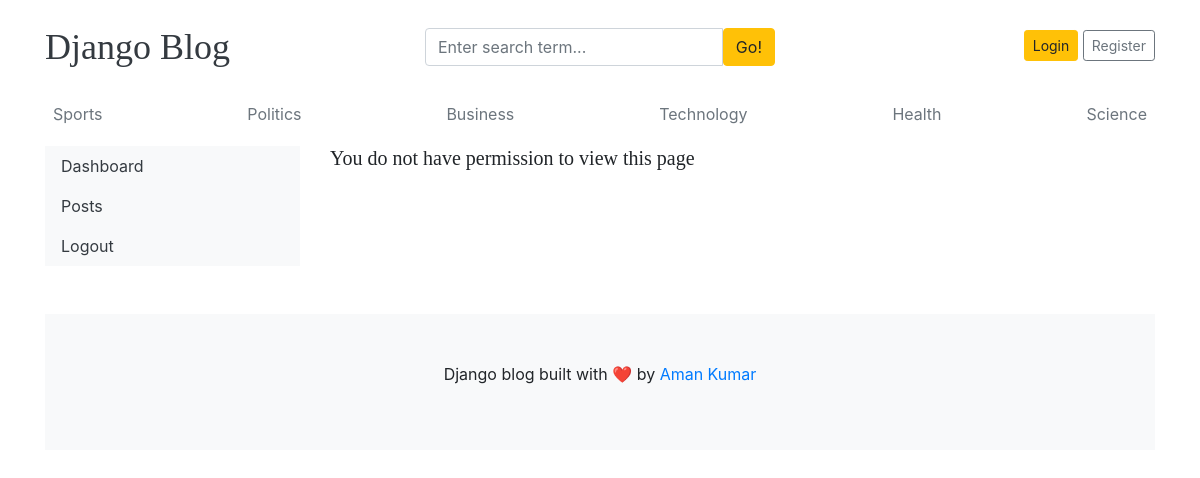
The page /dashboard/categories/add/ on the database its author committed.
### blogs/models.py (models this page shows, shortened)
class Category(models.Model):
    category_name = models.CharField(max_length=50) # Remove unique=True here if using constraints below
    created_at = models.DateTimeField(auto_now_add=True)
    updated_at = models.DateTimeField(auto_now=True)
    class Meta:
        verbose_name_plural = 'categories'
        constraints = [
            models.UniqueConstraint(
                Lower('category_name'),
                name='unique_category_name_ci',
                violation_error_message="This category already exists."
            )
        ]

### dashboards/views.py (the view)
# urls.py: path('categories/add/', views.add_category, name='add_category'),
def add_category(request):
    if request.method == 'POST':
        form = CategoryForm(request.POST)
        if form.is_valid():  # ← Notice the parentheses ()
            try:
                category = form.save()  # Save and capture the created object
                messages.success(
                    request,
                    f'Category "{category.category_name}" added successfully!'
                )
                return redirect('categories')
            except IntegrityError as e:
                error_str = str(e)
                if 'unique_category_name_ci' in error_str:
                    form.add_error(
                        'category_name',  # Field name to attach error to
                        'This category already exists (case-insensitive match).'
                    )
                    messages.error(
                        request,
                        'A category with this name already exists!'
                    )
                else:
                    form.add_error(
                        None,  # None means it's a general form error
                        'Unable to save category. Please try again.'
                    )
                    messages.error(
                        request,
                        'An unexpected database error occurred.'
                    )
            except Exception as e:
                form.add_error(
                    None,
                    f'An unexpected error occurred: {str(e)}'
                )
                messages.error(request, 'Something went wrong. Please try again.')
        else:
            messages.error(request, 'Please correct the errors below.')
    else:
        form = CategoryForm()
    context = {
        'form': form,  # Form object (may contain errors)
    }
    return render(request, 'dashboard/add_category.html', context)

### dashboards/forms.py
class CategoryForm(forms.ModelForm):
    class Meta:
        model = Category
        fields = '__all__'

### blogs/context_processors.py (called while the page is built)
def get_categories(request):
    categories = Category.objects.all()
    return dict(categories=categories)

def get_social_links(request):
    social_links = SocialLink.objects.all()
    return dict(social_links=social_links)

### templates/dashboard/add_category.html
{% extends 'base.html' %}
{% block content %}
{% load crispy_forms_tags %}
<div class="row">
    {% include 'dashboard/sidebar.html' %}
    <div class="col-md-9">
        {% if user.is_superuser or user.groups.all.0.name in "Manager,Editor" %}
        <h2>Add New Category</h2>
        <form action="{% url 'add_category' %}" method="POST" style="width:500px;">
            {% csrf_token %}
            {{ form | crispy }}
            <button type="submit" class="btn btn-warning">Submit</button>
        </form>
        <br>
        {% else %}
          <h5>You do not have permission to view this page</h5>
        {% endif %}
    </div>
</div>
{% endblock %}

### templates/base.html (shortened to what this page needs)
{% load static %}
<!DOCTYPE html>
<html lang="en">
<head>
    <link href="https://getbootstrap.com/docs/4.0/dist/css/bootstrap.min.css" rel="stylesheet">
    <link href="{% static 'css/blog.css' %}" rel="stylesheet">
    <link rel="stylesheet" href="https://cdnjs.cloudflare.com/ajax/libs/font-awesome/4.7.0/css/font-awesome.min.css">
  </head>
<body>
  <div class="container">
    <header class="blog-header py-3">
      <div class="row flex-nowrap justify-content-between align-items-center">
        <div class="col-4 pt-1">
          <a class="blog-header-logo text-dark" href="/">Django Blog</a>
        </div>
        <div class="col-4 pt-1">
          <form action="{% url 'search' %}" method="GET">
            <div class="input-group">
              <input class="form-control" type="text" name="keyword" value="{{ keyword }}" placeholder="Enter search term..." aria-label="Enter search term..." aria-describedby="button-search" />
              <button type="submit" class="btn btn-warning" id="button-search" type="button">Go!</button>
          </div>
          </form>
        </div>
        <div class="col-4 d-flex justify-content-end align-items-center">
          {% if not user.is_authenticated %}
          <a class="btn btn-sm btn-warning" href="{% url 'login' %}">Login</a> &nbsp;
          <a class="btn btn-sm btn-outline-secondary" href="{% url 'register' %}">Register</a>
          {% else %}
          <span><a href="{% url 'dashboard' %}">Dashboard</a></span>
          &emsp;
          <span><a href="{% url 'logout' %}">Logout</a></span>
          {% endif %}
        </div>
      </div>
    </header>
    <div class="nav-scroller py-1 mb-2">
      <nav class="nav d-flex justify-content-between">
        {% for cat in categories %}
        <a class="p-2 text-muted" href="{% url 'posts_by_category' cat.id %}">{{ cat.category_name }}</a>
        {% endfor %}
      </nav>
    </div>
{% block content %}
{% endblock %}
<footer class="blog-footer text-center bg-light py-5 mt-5">
    <p>Django blog built with ❤️ by <a href="#">Aman Kumar</a></p>
</footer>
</body>
</html>

### blog_main/static/css/blog.css (style rules this page uses)
.blog-header-logo { font-family: "Playfair Display", Georgia, "Times New Roman", serif; font-size: 2.25rem; }
h1, h2, h3, h4, h5, h6 { font-family: "Playfair Display", Georgia, "Times New Roman", serif; }

### rows shown on the page
Category: category_name "Sports"
Category: category_name "Politics"
Category: category_name "Business"
Category: category_name "Technology"
Category: category_name "Health"
Category: category_name "Science"
